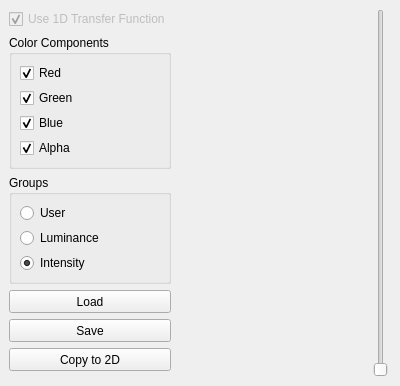
  <widget class="QDockWidget" name="dockWidget_1DTrans" >
   <property name="minimumSize" >
    <size>
     <width>400</width>
     <height>378</height>
    </size>
   </property>
   <property name="windowTitle" >
    <string>1D Transferfunction Editor</string>
   </property>
   <attribute name="dockWidgetArea" >
    <number>8</number>
   </attribute>
   <widget class="QWidget" name="dockWidgetContents_6" >
    <layout class="QHBoxLayout" name="horizontalLayout_13" >
     <item>
      <widget class="QFrame" name="frame_9" >
       <property name="sizePolicy" >
        <sizepolicy vsizetype="Preferred" hsizetype="Fixed" >
         <horstretch>0</horstretch>
         <verstretch>0</verstretch>
        </sizepolicy>
       </property>
       <property name="frameShape" >
        <enum>QFrame::NoFrame</enum>
       </property>
       <property name="frameShadow" >
        <enum>QFrame::Plain</enum>
       </property>
       <property name="lineWidth" >
        <number>0</number>
       </property>
       <layout class="QGridLayout" name="gridLayout_9" >
        <property name="leftMargin" >
         <number>0</number>
        </property>
        <property name="topMargin" >
         <number>0</number>
        </property>
        <property name="rightMargin" >
         <number>0</number>
        </property>
        <property name="bottomMargin" >
         <number>6</number>
        </property>
        <item row="0" column="0" >
         <widget class="QCheckBox" name="checkBox_Use1DTrans" >
          <property name="enabled" >
           <bool>false</bool>
          </property>
          <property name="minimumSize" >
           <size>
            <width>146</width>
            <height>18</height>
           </size>
          </property>
          <property name="text" >
           <string>Use 1D Transfer Function</string>
          </property>
          <property name="checked" >
           <bool>true</bool>
          </property>
         </widget>
        </item>
        <item row="3" column="0" >
         <widget class="QFrame" name="frame_1DTransEdit" >
          <property name="frameShape" >
           <enum>QFrame::NoFrame</enum>
          </property>
          <property name="frameShadow" >
           <enum>QFrame::Plain</enum>
          </property>
          <property name="lineWidth" >
           <number>0</number>
          </property>
          <layout class="QVBoxLayout" name="verticalLayout_23" >
           <property name="margin" >
            <number>0</number>
           </property>
           <item>
            <widget class="QGroupBox" name="groupBox_6" >
             <property name="title" >
              <string>Color Components</string>
             </property>
             <layout class="QVBoxLayout" name="verticalLayout_8" >
              <property name="spacing" >
               <number>5</number>
              </property>
              <property name="margin" >
               <number>8</number>
              </property>
              <item>
               <widget class="QCheckBox" name="checkBox_Red" >
                <property name="minimumSize" >
                 <size>
                  <width>0</width>
                  <height>18</height>
                 </size>
                </property>
                <property name="text" >
                 <string>Red</string>
                </property>
                <property name="checked" >
                 <bool>true</bool>
                </property>
               </widget>
              </item>
              <item>
               <widget class="QCheckBox" name="checkBox_Green" >
                <property name="minimumSize" >
                 <size>
                  <width>0</width>
                  <height>18</height>
                 </size>
                </property>
                <property name="text" >
                 <string>Green</string>
                </property>
                <property name="checked" >
                 <bool>true</bool>
                </property>
               </widget>
              </item>
              <item>
               <widget class="QCheckBox" name="checkBox_Blue" >
                <property name="minimumSize" >
                 <size>
                  <width>0</width>
                  <height>18</height>
                 </size>
                </property>
                <property name="text" >
                 <string>Blue</string>
                </property>
                <property name="checked" >
                 <bool>true</bool>
                </property>
               </widget>
              </item>
              <item>
               <widget class="QCheckBox" name="checkBox_Alpha" >
                <property name="minimumSize" >
                 <size>
                  <width>0</width>
                  <height>18</height>
                 </size>
                </property>
                <property name="text" >
                 <string>Alpha</string>
                </property>
                <property name="checked" >
                 <bool>true</bool>
                </property>
               </widget>
              </item>
             </layout>
            </widget>
           </item>
           <item>
            <widget class="QGroupBox" name="groupBox_7" >
             <property name="title" >
              <string>Groups</string>
             </property>
             <layout class="QVBoxLayout" name="verticalLayout_9" >
              <property name="spacing" >
               <number>5</number>
              </property>
              <property name="margin" >
               <number>8</number>
              </property>
              <item>
               <widget class="QRadioButton" name="radioButton_User" >
                <property name="minimumSize" >
                 <size>
                  <width>0</width>
                  <height>18</height>
                 </size>
                </property>
                <property name="text" >
                 <string>User</string>
                </property>
                <property name="checked" >
                 <bool>false</bool>
                </property>
               </widget>
              </item>
              <item>
               <widget class="QRadioButton" name="radioButton_Luminance" >
                <property name="minimumSize" >
                 <size>
                  <width>0</width>
                  <height>18</height>
                 </size>
                </property>
                <property name="text" >
                 <string>Luminance</string>
                </property>
                <property name="checked" >
                 <bool>false</bool>
                </property>
               </widget>
              </item>
              <item>
               <widget class="QRadioButton" name="radioButton_Intensity" >
                <property name="minimumSize" >
                 <size>
                  <width>0</width>
                  <height>18</height>
                 </size>
                </property>
                <property name="text" >
                 <string>Intensity</string>
                </property>
                <property name="checked" >
                 <bool>true</bool>
                </property>
               </widget>
              </item>
             </layout>
            </widget>
           </item>
           <item>
            <widget class="QPushButton" name="pushButton_Load1DTrans" >
             <property name="minimumSize" >
              <size>
               <width>0</width>
               <height>23</height>
              </size>
             </property>
             <property name="text" >
              <string>Load</string>
             </property>
            </widget>
           </item>
           <item>
            <widget class="QPushButton" name="pushButton_Save1DTrans" >
             <property name="minimumSize" >
              <size>
               <width>0</width>
               <height>23</height>
              </size>
             </property>
             <property name="text" >
              <string>Save</string>
             </property>
            </widget>
           </item>
           <item>
            <widget class="QPushButton" name="pushButton_CopyTo2D" >
             <property name="minimumSize" >
              <size>
               <width>0</width>
               <height>23</height>
              </size>
             </property>
             <property name="text" >
              <string>Copy to 2D</string>
             </property>
            </widget>
           </item>
          </layout>
         </widget>
        </item>
       </layout>
      </widget>
     </item>
     <item>
      <widget class="QFrame" name="frame_1DTrans" >
       <property name="sizePolicy" >
        <sizepolicy vsizetype="Expanding" hsizetype="Expanding" >
         <horstretch>0</horstretch>
         <verstretch>0</verstretch>
        </sizepolicy>
       </property>
       <property name="frameShape" >
        <enum>QFrame::NoFrame</enum>
       </property>
       <property name="frameShadow" >
        <enum>QFrame::Plain</enum>
       </property>
       <property name="lineWidth" >
        <number>0</number>
       </property>
       <layout class="QVBoxLayout" name="verticalLayout_1DTrans" >
        <property name="spacing" >
         <number>0</number>
        </property>
        <property name="margin" >
         <number>0</number>
        </property>
       </layout>
      </widget>
     </item>
     <item>
      <widget class="QSlider" name="verticalSlider_1DTransHistScale" >
       <property name="minimumSize" >
        <size>
         <width>20</width>
         <height>0</height>
        </size>
       </property>
       <property name="maximumSize" >
        <size>
         <width>20</width>
         <height>16777215</height>
        </size>
       </property>
       <property name="maximum" >
        <number>2000</number>
       </property>
       <property name="orientation" >
        <enum>Qt::Vertical</enum>
       </property>
      </widget>
     </item>
    </layout>
   </widget>
  </widget>
